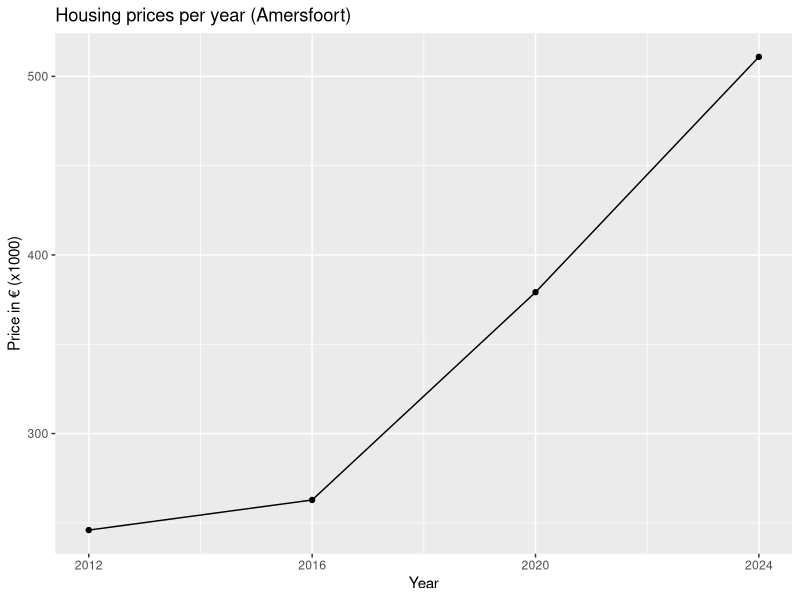
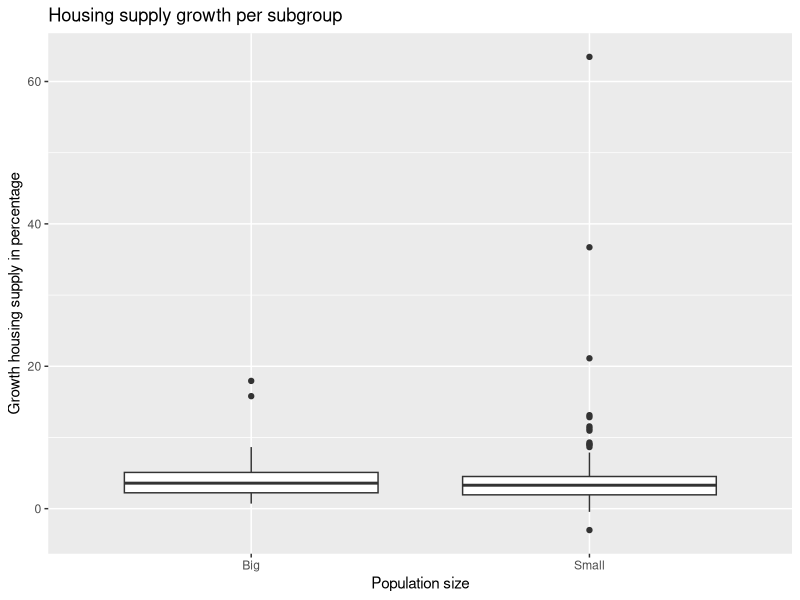

Write R code to recreate these figures, in order.
library(tidyverse)

# Read initial data sets
Aantal_woningen <- read_csv("data/Naamloze spreadsheet - Voorraad_woningen_en_niet_woningen__mutaties__gebruiksfunctie__regio_04062025_144455.csv")
rm(Naamloze_spreadsheet_Voorraad_woningen_en_niet_woningen_mutaties_gebruiksfunctie_regio_04062025_144455)

Verkoopprijzen <- read_csv("data/Bestaande_koopwoningen__gemiddelde_verkoopprijzen__regio_04062025_144458 - Bestaande_koopwoningen__gemiddelde_verkoopprijzen__regio_04062025_144458.csv")
rm(Naamloze_spreadsheet_Bevolkingsontwikkeling_regio_per_maand_04062025_144448)

Bevolkingsgroei <- read_csv("data/Naamloze spreadsheet - Bevolkingsontwikkeling__regio_per_maand_04062025_144448.csv")
rm(Naamloze_spreadsheet_Bevolkingsontwikkeling_regio_per_maand_04062025_144448)

#install package tidyverse

require(tidyverse)

#Bevolking data wide naar long

bevolking_long <- Bevolkingsgroei %>%
  pivot_longer(
    cols = c("2012", "2016", "2020", "2024"),
    names_to = "jaar",
    values_to = "waarde"
  )

# Koopwoningen wide naar long
koopwoningen <- read_csv("data/Bestaande_koopwoningen__gemiddelde_verkoopprijzen__regio_04062025_144458 - Bestaande_koopwoningen__gemiddelde_verkoopprijzen__regio_04062025_144458.csv")

Verkoopprijzen_long <- Verkoopprijzen %>%
  pivot_longer(
    cols = c("2012", "2016", "2020", "2024"),
    names_to = "jaar",
    values_to = "waarde")

#Rename colums from "jaar" to "perioden"
Aantal_woningen <- Aantal_woningen %>%
  rename(jaar = Perioden)

Aantal_woningen$jaar <- as.character(Aantal_woningen$jaar)

#Samenvoegen datasets "verkoopprijzen_long" en "bevolking_long" tot 1 dataset: "dataframe"
dataframe <- full_join(Verkoopprijzen_long, bevolking_long, by=c("jaar", "Regio's"))

#Samenvoegen datasets "dataframe" en "Aantal_woningen" tot 1 dataset: "df"
df <- full_join(dataframe, Aantal_woningen, by=c("jaar","Regio's"))

#Creating Maindata by removing unnecessary colums from df
Maindata <- remove_missing(df, na.rm = FALSE,
                      vars = c("waarde.x", "waarde.y","Beginstand voorraad", "Nieuwbouw", "Eindstand Voorraad"), 
                      finite = FALSE)
Maindata$Verkoopprijs <- Maindata$waarde.x
Maindata$BevolkGrootte <- Maindata$waarde.y
Maindata$waarde.x <- NULL
Maindata$waarde.y <- NULL
Maindata$Onderwerp.x <- NULL
Maindata$Onderwerp.y <- NULL

#filter per region
plotdata = Maindata %>% filter(`Regio's` == "Amersfoort")

#tijdsvisualisatie
plotdata$jaar <- as.numeric(plotdata$jaar)

ggplot(plotdata, aes(x = jaar, y = Verkoopprijs)) +
  geom_point() +
  xlab("Year") +
  ylab("Price in € (x1000)") +
  ggtitle("Housing prices per year (Amersfoort)") +
  geom_line() +
  scale_y_continuous(
  breaks = seq(300000, 500000, 100000),    
  labels = function(x) x / 1000) +
  scale_x_continuous(breaks = c(2012, 2016, 2020, 2024))


#adding variables to Maindata 
Maindata <- Maindata %>%
  group_by(`Regio's`) %>%
  mutate(GrowthPercentageBevolking = (BevolkGrootte / lag(BevolkGrootte)-1)*100)

Maindata <- Maindata %>%
  group_by(`Regio's`) %>%
  mutate(GrowthPercentageVoorraad = (`Eindstand voorraad` / lag(`Eindstand voorraad`)-1)*100)

#subgroep analyse
data2020 <- subset(Maindata, jaar == 2020)

BevolkMean2020 <- mean(data2020$BevolkGrootte, na.rm = TRUE)

data2020$GrootteBevolking <- 0
data2020$GrootteBevolking <- data2020$GrootteBevolking %>% 
  replace(data2020$BevolkGrootte < BevolkMean2020, "Small")
data2020$GrootteBevolking <- data2020$GrootteBevolking %>% 
  replace(data2020$BevolkGrootte >= BevolkMean2020, "Big")

ggplot(data = data2020, 
       aes(x = GrootteBevolking, y = GrowthPercentageVoorraad)) +
  geom_boxplot() +
  xlab("Population size") +
  ylab("Growth housing supply in percentage") +
  ggtitle("Housing supply growth per subgroup")

#Creating Heatmap 
